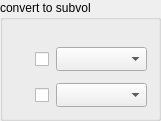
  <widget class="QGroupBox" name="groupBoxTransformations">
   <property name="geometry">
    <rect>
     <x>160</x>
     <y>180</y>
     <width>161</width>
     <height>121</height>
    </rect>
   </property>
   <property name="toolTip">
    <string>convert a receiver expression to a subvolume</string>
   </property>
   <property name="title">
    <string>convert to subvol</string>
   </property>
   <property name="checkable">
    <bool>false</bool>
   </property>
   <widget class="QWidget" name="verticalLayoutWidget_98">
    <property name="geometry">
     <rect>
      <x>13</x>
      <y>54</y>
      <width>10</width>
      <height>10</height>
     </rect>
    </property>
    <layout class="QVBoxLayout" name="layoutLedCCAsVol"/>
   </widget>
   <widget class="QWidget" name="verticalLayoutWidget_99">
    <property name="geometry">
     <rect>
      <x>13</x>
      <y>90</y>
      <width>10</width>
      <height>10</height>
     </rect>
    </property>
    <layout class="QVBoxLayout" name="layoutLedCCAsVol2"/>
   </widget>
   <widget class="QCheckBox" name="cbCCAsVolume">
    <property name="geometry">
     <rect>
      <x>35</x>
      <y>49</y>
      <width>21</width>
      <height>21</height>
     </rect>
    </property>
    <property name="font">
     <font>
      <pointsize>10</pointsize>
      <italic>false</italic>
      <bold>false</bold>
      <underline>false</underline>
      <strikeout>false</strikeout>
      <stylestrategy>PreferAntialias</stylestrategy>
      <kerning>true</kerning>
     </font>
    </property>
    <property name="toolTip">
     <string>Activate a control change to be trasformed to subvolume.</string>
    </property>
    <property name="text">
     <string/>
    </property>
    <property name="checked">
     <bool>false</bool>
    </property>
   </widget>
   <widget class="QComboBox" name="cbControllerAsVol">
    <property name="geometry">
     <rect>
      <x>56</x>
      <y>47</y>
      <width>91</width>
      <height>24</height>
     </rect>
    </property>
    <property name="font">
     <font>
      <pointsize>8</pointsize>
      <italic>false</italic>
      <bold>false</bold>
      <underline>false</underline>
      <strikeout>false</strikeout>
      <stylestrategy>PreferAntialias</stylestrategy>
      <kerning>true</kerning>
     </font>
    </property>
    <property name="toolTip">
     <string>Select the control change for use as subvolume.</string>
    </property>
   </widget>
   <widget class="QCheckBox" name="cbCCAsVolume2">
    <property name="geometry">
     <rect>
      <x>35</x>
      <y>85</y>
      <width>21</width>
      <height>21</height>
     </rect>
    </property>
    <property name="font">
     <font>
      <pointsize>10</pointsize>
      <italic>false</italic>
      <bold>false</bold>
      <underline>false</underline>
      <strikeout>false</strikeout>
      <stylestrategy>PreferAntialias</stylestrategy>
      <kerning>true</kerning>
     </font>
    </property>
    <property name="toolTip">
     <string>Activate a control change to be trasformed to subvolume.</string>
    </property>
    <property name="text">
     <string/>
    </property>
    <property name="checked">
     <bool>false</bool>
    </property>
   </widget>
   <widget class="QComboBox" name="cbControllerAsVol2">
    <property name="geometry">
     <rect>
      <x>56</x>
      <y>83</y>
      <width>91</width>
      <height>24</height>
     </rect>
    </property>
    <property name="font">
     <font>
      <pointsize>8</pointsize>
      <italic>false</italic>
      <bold>false</bold>
      <underline>false</underline>
      <strikeout>false</strikeout>
      <stylestrategy>PreferAntialias</stylestrategy>
      <kerning>true</kerning>
     </font>
    </property>
    <property name="toolTip">
     <string>Select the control change for use as subvolume.</string>
    </property>
   </widget>
  </widget>
